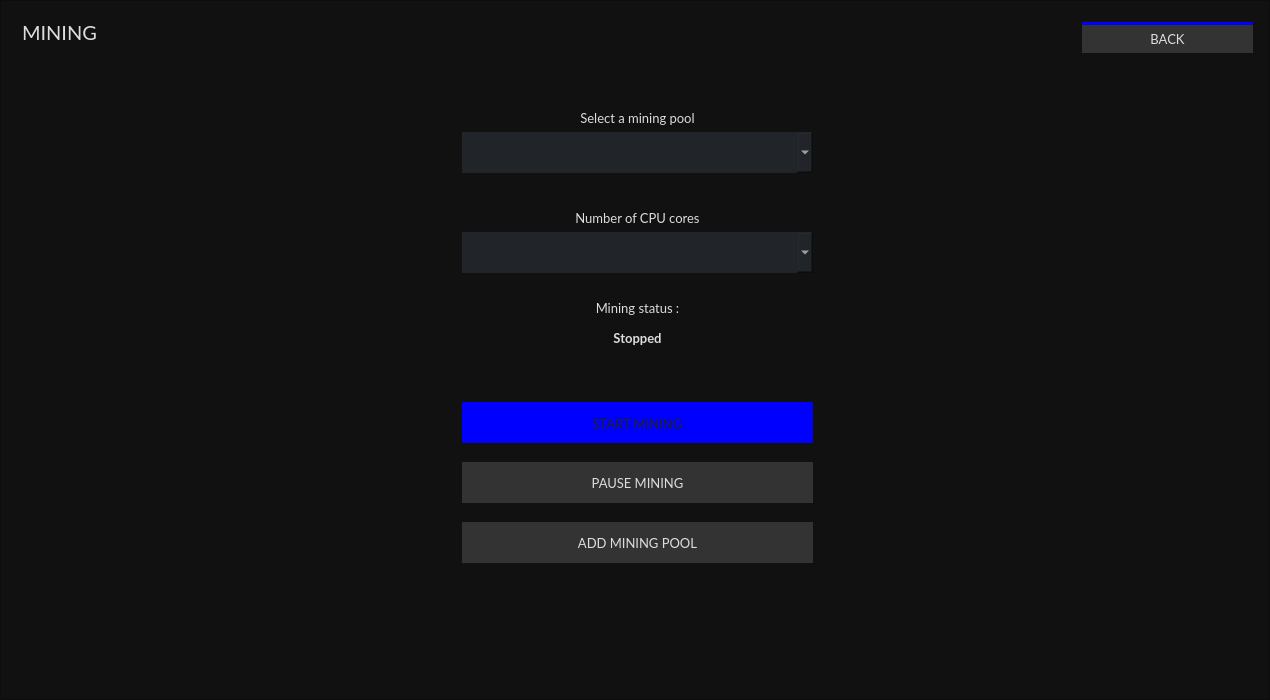
<?xml version="1.0" encoding="UTF-8"?>
<ui version="4.0">
 <class>MiningFrame</class>
 <widget class="QFrame" name="MiningFrame">
  <property name="geometry">
   <rect>
    <x>0</x>
    <y>0</y>
    <width>1270</width>
    <height>700</height>
   </rect>
  </property>
  <property name="font">
   <font>
    <family>Lato</family>
    <pointsize>9</pointsize>
   </font>
  </property>
  <property name="windowTitle">
   <string>Frame</string>
  </property>
  <property name="styleSheet">
   <string notr="true">color: #ddd;
background:#111;</string>
  </property>
  <property name="frameShape">
   <enum>QFrame::StyledPanel</enum>
  </property>
  <property name="frameShadow">
   <enum>QFrame::Raised</enum>
  </property>
  <layout class="QVBoxLayout" name="verticalLayout">
   <item>
    <widget class="QGroupBox" name="groupBox">
     <property name="styleSheet">
      <string notr="true">border: 0px; color: #262626;</string>
     </property>
     <property name="title">
      <string/>
     </property>
     <widget class="QLabel" name="label_4">
      <property name="geometry">
       <rect>
        <x>10</x>
        <y>10</y>
        <width>81</width>
        <height>21</height>
       </rect>
      </property>
      <property name="font">
       <font>
        <family>Lato</family>
        <pointsize>-1</pointsize>
       </font>
      </property>
      <property name="styleSheet">
       <string notr="true">color: #ddd; 
font-size: 20px;
font-family: Lato;</string>
      </property>
      <property name="text">
       <string>MINING</string>
      </property>
     </widget>
     <widget class="QLabel" name="label">
      <property name="geometry">
       <rect>
        <x>450</x>
        <y>90</y>
        <width>351</width>
        <height>31</height>
       </rect>
      </property>
      <property name="font">
       <font>
        <family>Lato</family>
        <pointsize>10</pointsize>
       </font>
      </property>
      <property name="styleSheet">
       <string notr="true">color: #ddd;</string>
      </property>
      <property name="text">
       <string>Select a mining pool</string>
      </property>
      <property name="alignment">
       <set>Qt::AlignCenter</set>
      </property>
     </widget>
     <widget class="QComboBox" name="m_poolCombo">
      <property name="geometry">
       <rect>
        <x>450</x>
        <y>120</y>
        <width>351</width>
        <height>41</height>
       </rect>
      </property>
      <property name="font">
       <font>
        <family>Lato</family>
        <pointsize>9</pointsize>
       </font>
      </property>
      <property name="styleSheet">
       <string notr="true">background-color: #212529;
border-right: 0px;
color: #e5e5e5;
padding: 5px;</string>
      </property>
      <property name="editable">
       <bool>false</bool>
      </property>
     </widget>
     <widget class="QLabel" name="label_2">
      <property name="geometry">
       <rect>
        <x>450</x>
        <y>190</y>
        <width>351</width>
        <height>31</height>
       </rect>
      </property>
      <property name="font">
       <font>
        <family>Lato</family>
        <pointsize>10</pointsize>
       </font>
      </property>
      <property name="styleSheet">
       <string notr="true">color: #ddd;</string>
      </property>
      <property name="text">
       <string>Number of CPU cores</string>
      </property>
      <property name="alignment">
       <set>Qt::AlignCenter</set>
      </property>
     </widget>
     <widget class="QComboBox" name="m_cpuCombo">
      <property name="geometry">
       <rect>
        <x>450</x>
        <y>220</y>
        <width>351</width>
        <height>41</height>
       </rect>
      </property>
      <property name="font">
       <font>
        <family>Lato</family>
        <pointsize>9</pointsize>
       </font>
      </property>
      <property name="styleSheet">
       <string notr="true">background-color: #212529;
border-right: 0px;
color: #e5e5e5;
padding: 5px;</string>
      </property>
     </widget>
     <widget class="QPushButton" name="m_addPoolButton">
      <property name="geometry">
       <rect>
        <x>450</x>
        <y>510</y>
        <width>351</width>
        <height>41</height>
       </rect>
      </property>
      <property name="font">
       <font>
        <family>Lato</family>
        <pointsize>10</pointsize>
       </font>
      </property>
      <property name="styleSheet">
       <string notr="true">color: #ddd; background-color: #333; 
border-right: 0px;</string>
      </property>
      <property name="text">
       <string>ADD MINING POOL</string>
      </property>
     </widget>
     <widget class="QLabel" name="label_3">
      <property name="geometry">
       <rect>
        <x>450</x>
        <y>280</y>
        <width>351</width>
        <height>31</height>
       </rect>
      </property>
      <property name="font">
       <font>
        <family>Lato</family>
        <pointsize>10</pointsize>
       </font>
      </property>
      <property name="styleSheet">
       <string notr="true">color: #ddd;</string>
      </property>
      <property name="text">
       <string>Mining status :</string>
      </property>
      <property name="alignment">
       <set>Qt::AlignCenter</set>
      </property>
     </widget>
     <widget class="QLabel" name="m_stateLabel">
      <property name="geometry">
       <rect>
        <x>450</x>
        <y>310</y>
        <width>351</width>
        <height>31</height>
       </rect>
      </property>
      <property name="font">
       <font>
        <family>Lato</family>
        <pointsize>10</pointsize>
        <weight>75</weight>
        <bold>true</bold>
       </font>
      </property>
      <property name="styleSheet">
       <string notr="true">color: #ddd;</string>
      </property>
      <property name="text">
       <string>Stopped</string>
      </property>
      <property name="alignment">
       <set>Qt::AlignCenter</set>
      </property>
     </widget>
     <widget class="QPushButton" name="m_startButton">
      <property name="geometry">
       <rect>
        <x>450</x>
        <y>390</y>
        <width>351</width>
        <height>41</height>
       </rect>
      </property>
      <property name="font">
       <font>
        <family>Lato</family>
        <pointsize>10</pointsize>
       </font>
      </property>
      <property name="styleSheet">
       <string notr="true">color: #222; background-color: blue; border-top: 3px solid blue;
border-right: 0px;</string>
      </property>
      <property name="text">
       <string>START MINING</string>
      </property>
      <property name="checkable">
       <bool>true</bool>
      </property>
      <attribute name="buttonGroup">
       <string notr="true">m_miningButtonGroup</string>
      </attribute>
     </widget>
     <widget class="QPushButton" name="m_stopButton">
      <property name="enabled">
       <bool>false</bool>
      </property>
      <property name="geometry">
       <rect>
        <x>450</x>
        <y>450</y>
        <width>351</width>
        <height>41</height>
       </rect>
      </property>
      <property name="font">
       <font>
        <family>Lato</family>
        <pointsize>10</pointsize>
       </font>
      </property>
      <property name="styleSheet">
       <string notr="true">color: #ddd; background-color: #333; 
border-right: 0px;</string>
      </property>
      <property name="text">
       <string>PAUSE MINING</string>
      </property>
      <property name="checkable">
       <bool>true</bool>
      </property>
      <property name="checked">
       <bool>true</bool>
      </property>
      <attribute name="buttonGroup">
       <string notr="true">m_miningButtonGroup</string>
      </attribute>
     </widget>
     <widget class="QPushButton" name="m_backButton">
      <property name="geometry">
       <rect>
        <x>1070</x>
        <y>10</y>
        <width>171</width>
        <height>31</height>
       </rect>
      </property>
      <property name="font">
       <font>
        <family>Lato</family>
        <pointsize>10</pointsize>
       </font>
      </property>
      <property name="styleSheet">
       <string notr="true">color: #ddd; background-color: #333; border-top: 3px solid blue;</string>
      </property>
      <property name="text">
       <string>BACK</string>
      </property>
     </widget>
    </widget>
   </item>
  </layout>
 </widget>
 <resources/>
 <connections>
  <connection>
   <sender>m_startButton</sender>
   <signal>toggled(bool)</signal>
   <receiver>m_startButton</receiver>
   <slot>setDisabled(bool)</slot>
   <hints>
    <hint type="sourcelabel">
     <x>71</x>
     <y>117</y>
    </hint>
    <hint type="destinationlabel">
     <x>71</x>
     <y>117</y>
    </hint>
   </hints>
  </connection>
  <connection>
   <sender>m_stopButton</sender>
   <signal>toggled(bool)</signal>
   <receiver>m_stopButton</receiver>
   <slot>setDisabled(bool)</slot>
   <hints>
    <hint type="sourcelabel">
     <x>194</x>
     <y>117</y>
    </hint>
    <hint type="destinationlabel">
     <x>194</x>
     <y>117</y>
    </hint>
   </hints>
  </connection>
  <connection>
   <sender>m_miningButtonGroup</sender>
   <signal>buttonClicked(QAbstractButton*)</signal>
   <receiver>MiningFrame</receiver>
   <slot>startStopClicked(QAbstractButton*)</slot>
   <hints>
    <hint type="sourcelabel">
     <x>-1</x>
     <y>-1</y>
    </hint>
    <hint type="destinationlabel">
     <x>379</x>
     <y>234</y>
    </hint>
   </hints>
  </connection>
  <connection>
   <sender>m_addPoolButton</sender>
   <signal>clicked()</signal>
   <receiver>MiningFrame</receiver>
   <slot>addPoolClicked()</slot>
   <hints>
    <hint type="sourcelabel">
     <x>380</x>
     <y>29</y>
    </hint>
    <hint type="destinationlabel">
     <x>379</x>
     <y>234</y>
    </hint>
   </hints>
  </connection>
  <connection>
   <sender>m_backButton</sender>
   <signal>clicked()</signal>
   <receiver>MiningFrame</receiver>
   <slot>backClicked()</slot>
   <hints>
    <hint type="sourcelabel">
     <x>1165</x>
     <y>35</y>
    </hint>
    <hint type="destinationlabel">
     <x>634</x>
     <y>349</y>
    </hint>
   </hints>
  </connection>
 </connections>
 <slots>
  <slot>startStopClicked(QAbstractButton*)</slot>
  <slot>addPoolClicked()</slot>
  <slot>backClicked()</slot>
 </slots>
 <buttongroups>
  <buttongroup name="m_miningButtonGroup"/>
 </buttongroups>
</ui>
